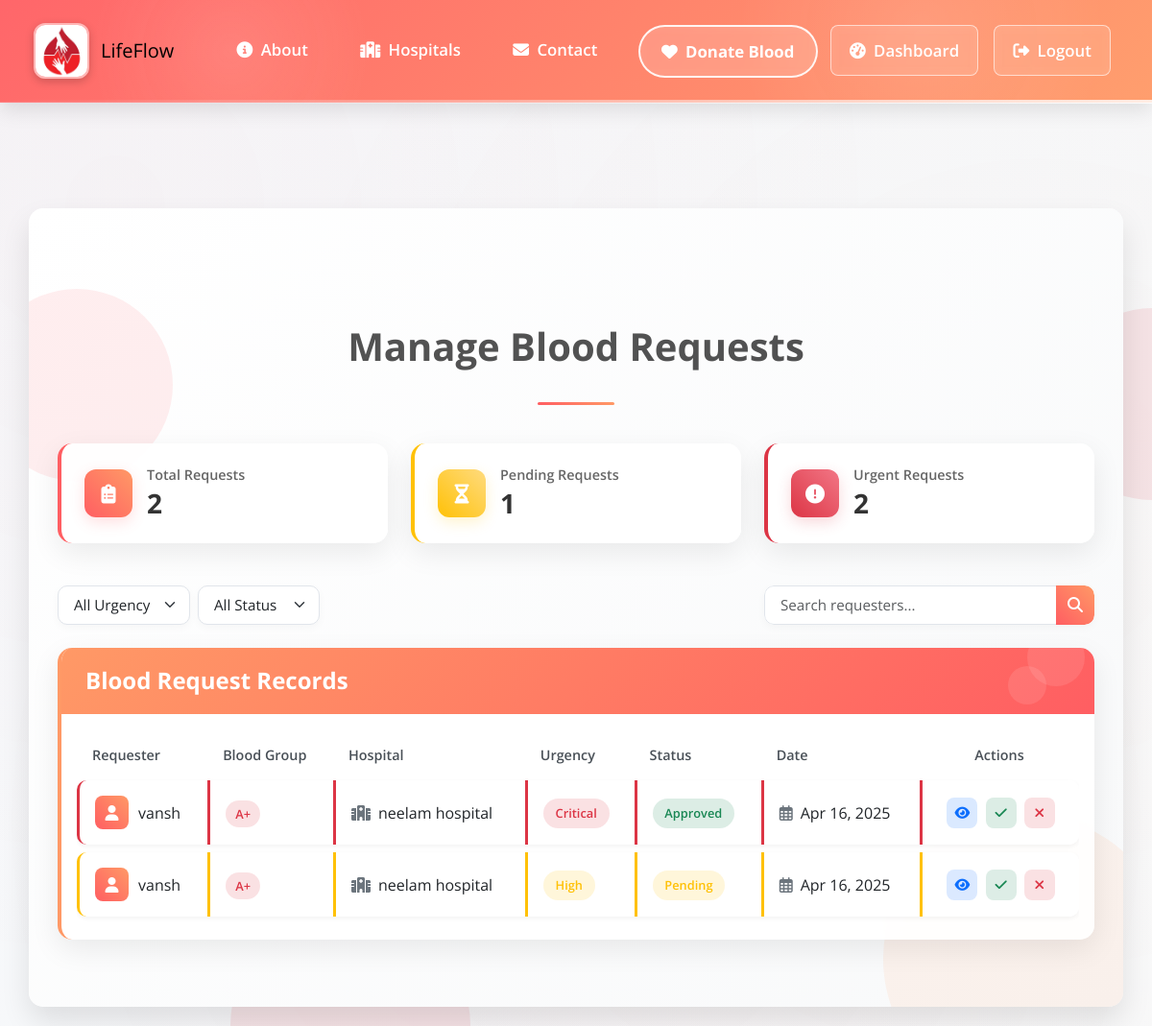
The app's page /admin-requests/ (signed in) with its own data.
### core/models.py (models this page shows, shortened)
class BloodRequest(models.Model):
    URGENCY_CHOICES = [
        ('low', 'Low'),
        ('medium', 'Medium'),
        ('high', 'High'),
        ('critical', 'Critical'),
    ]
    STATUS_CHOICES = [
        ('pending', 'Pending'),
        ('approved', 'Approved'),
        ('rejected', 'Rejected'),
    ]
    user = models.ForeignKey(
        settings.AUTH_USER_MODEL,
        on_delete=models.CASCADE,
        default=get_default_user
    )
    blood_group = models.CharField(max_length=3, choices=BLOOD_GROUP_CHOICES)
    hospital_name = models.CharField(max_length=100, default='')
    hospital_address = models.TextField(default='')
    contact_name = models.CharField(max_length=100, default='')
    contact_number = models.CharField(max_length=15, default='')
    urgency = models.CharField(max_length=8, choices=URGENCY_CHOICES, default='medium')
    status = models.CharField(max_length=8, choices=STATUS_CHOICES, default='pending')
    created_at = models.DateTimeField(auto_now_add=True)
    additional_notes = models.TextField(blank=True, default='')
    requester_notified = models.BooleanField(default=False)
    class Meta:
        ordering = ['-created_at']

### core/views.py (the view)
# urls.py: path('admin-requests/', views.admin_requests, name='admin_requests'),
@user_passes_test(is_superuser)
def admin_requests(request):
    requests = BloodRequest.objects.all().order_by('-created_at')
    context = {
        'requests': requests,
        'total_requests': requests.count(),
        'pending_requests': requests.filter(status='pending').count(),
        'urgent_requests': requests.filter(urgency__in=['high', 'critical']).count()
    }
    return render(request, 'admin_requests.html', context)

### core/views.py (called while the page is built)
def is_superuser(user):
    return user.is_superuser

### core/templates/admin_requests.html (shortened to what this page needs)
{% extends 'base.html' %}
{% load static %}
{% block content %}
<div class="admin-requests-container" style="padding: 120px 30px 40px; background: linear-gradient(135deg, #ffffff 0%, #f8f9fa 100%); position: relative; overflow: hidden; margin: 20px 30px; border-radius: 15px; box-shadow: 0 15px 30px rgba(0, 0, 0, 0.1);">
    <div style="position: absolute; background-color: rgba(255,94,98,0.1); border-radius: 50%; width: 200px; height: 200px; top: 10%; left: -50px; z-index: 0;"></div>
    <div class="title-wrapper text-center" style="margin-bottom: 40px; position: relative; z-index: 1;">
        <h2 class="section-title" style="font-size: 2.5rem; color: #000000; position: relative; display: inline-block; margin-bottom: 1.5rem; padding-bottom: 0.8rem; text-transform: capitalize; font-weight: 700;">
            <span style="color: #000000ad;">Manage Blood Requests</span>
        </h2>
        <div style="position: absolute; bottom: 0; left: 50%; transform: translateX(-50%); width: 80px; height: 3px; background: linear-gradient(to right, #ff5e62, #ff9966); border-radius: 3px;"></div>
    </div>
    <div class="row mb-4">
        <div class="col-md-4">
            <div class="card" style="border: none; border-radius: 15px; overflow: hidden; box-shadow: 0 10px 30px rgba(0, 0, 0, 0.08); border-left: 4px solid #ff5e62; margin-bottom: 20px;">
                <div class="card-body d-flex align-items-center" style="padding: 1.5rem;">
                    <div style="width: 50px; height: 50px; min-width: 50px; background: linear-gradient(45deg, #ff5e62, #ff9966); color: white; border-radius: 12px; display: flex; align-items: center; justify-content: center; margin-right: 15px; box-shadow: 0 5px 15px rgba(255, 94, 98, 0.2);">
                        <i class="fas fa-clipboard-list fa-lg"></i>
                    </div>
                    <div>
                        <h6 style="margin: 0 0 5px; font-weight: 600; color: #666; font-size: 0.9rem;">Total Requests</h6>
                        <h3 style="margin: 0; font-weight: 700; color: #333;">{{ total_requests }}</h3>
                    </div>
                </div>
            </div>
        </div>
        <div class="col-md-4">
            <div class="card" style="border: none; border-radius: 15px; overflow: hidden; box-shadow: 0 10px 30px rgba(0, 0, 0, 0.08); border-left: 4px solid #ffc107; margin-bottom: 20px;">
                <div class="card-body d-flex align-items-center" style="padding: 1.5rem;">
                    <div style="width: 50px; height: 50px; min-width: 50px; background: linear-gradient(45deg, #ffc107, #ffdb7e); color: white; border-radius: 12px; display: flex; align-items: center; justify-content: center; margin-right: 15px; box-shadow: 0 5px 15px rgba(255, 193, 7, 0.2);">
                        <i class="fas fa-hourglass-half fa-lg"></i>
                    </div>
                    <div>
                        <h6 style="margin: 0 0 5px; font-weight: 600; color: #666; font-size: 0.9rem;">Pending Requests</h6>
                        <h3 style="margin: 0; font-weight: 700; color: #333;">{{ pending_requests }}</h3>
                    </div>
                </div>
            </div>
        </div>
        <div class="col-md-4">
            <div class="card" style="border: none; border-radius: 15px; overflow: hidden; box-shadow: 0 10px 30px rgba(0, 0, 0, 0.08); border-left: 4px solid #dc3545; margin-bottom: 20px;">
                <div class="card-body d-flex align-items-center" style="padding: 1.5rem;">
                    <div style="width: 50px; height: 50px; min-width: 50px; background: linear-gradient(45deg, #dc3545, #f27685); color: white; border-radius: 12px; display: flex; align-items: center; justify-content: center; margin-right: 15px; box-shadow: 0 5px 15px rgba(220, 53, 69, 0.2);">
                        <i class="fas fa-exclamation-circle fa-lg"></i>
                    </div>
                    <div>
                        <h6 style="margin: 0 0 5px; font-weight: 600; color: #666; font-size: 0.9rem;">Urgent Requests</h6>
                        <h3 style="margin: 0; font-weight: 700; color: #333;">{{ urgent_requests }}</h3>
                    </div>
                </div>
            </div>
        </div>
    </div>
    <div class="row mb-4">
        <div class="col-md-8">
            <div class="d-flex">
                <select id="urgencyFilter" class="form-select me-2" style="width: auto; border-radius: 10px; padding: 0.5rem 1rem; border: 1px solid #e1e5eb; font-size: 0.95rem; transition: all 0.3s; box-shadow: 0 3px 10px rgba(0,0,0,0.03); padding-right: 2.5rem;">
                    <option value="all">All Urgency</option>
                </select>
                <select id="statusFilter" class="form-select" style="width: auto; border-radius: 10px; padding: 0.5rem 1rem; border: 1px solid #e1e5eb; font-size: 0.95rem; transition: all 0.3s; box-shadow: 0 3px 10px rgba(0,0,0,0.03); padding-right: 2.5rem;">
                    <option value="all">All Status</option>
                </select>
            </div>
        </div>
        <div class="col-md-4 text-end">
            <div class="input-group" style="border-radius: 10px; overflow: hidden; box-shadow: 0 3px 10px rgba(0,0,0,0.03);">
                <input type="text" id="searchInput" class="form-control" placeholder="Search requesters..." style="border-radius: 10px 0 0 10px; border: 1px solid #e1e5eb; padding: 0.5rem 1rem; font-size: 0.95rem;">
                <button class="btn" style="background: linear-gradient(45deg, #ff5e62, #ff9966); color: white; border-radius: 0 10px 10px 0; border: none;">
                    <i class="fas fa-search"></i>
                </button>
            </div>
        </div>
    </div>
    <div class="card" style="border: none; border-radius: 15px; overflow: hidden; box-shadow: 0 10px 30px rgba(0, 0, 0, 0.08); border-left: 4px solid #ff9966; margin-bottom: 30px;">
        <div class="card-header" style="background: linear-gradient(135deg, #ff9966 0%, #ff5e62 100%); color: white; border: none; padding: 20px 25px; position: relative; overflow: hidden;">
            <div style="position: absolute; background-color: rgba(255,255,255,0.1); border-radius: 50%; width: 60px; height: 60px; top: -20px; right: 10px;"></div>
            <div style="position: absolute; background-color: rgba(255,255,255,0.1); border-radius: 50%; width: 40px; height: 40px; bottom: 10px; right: 50px;"></div>
            <h4 class="mb-0" style="position: relative; z-index: 1; font-weight: 700;">Blood Request Records</h4>
        </div>
        <div class="card-body">
            <div class="table-responsive">
                <table class="table" style="border-collapse: separate; border-spacing: 0 0.5rem; margin-bottom: 0;">
                    <thead>
                        <tr>
                            <th style="background: transparent; border: none; color: #495057; font-weight: 600; padding: 0.5rem 1rem; font-size: 0.9rem;">Requester</th>
                            <th style="background: transparent; border: none; color: #495057; font-weight: 600; padding: 0.5rem 1rem; font-size: 0.9rem;">Blood Group</th>
                            <th style="background: transparent; border: none; color: #495057; font-weight: 600; padding: 0.5rem 1rem; font-size: 0.9rem;">Hospital</th>
                            <th style="background: transparent; border: none; color: #495057; font-weight: 600; padding: 0.5rem 1rem; font-size: 0.9rem;">Urgency</th>
                            <th style="background: transparent; border: none; color: #495057; font-weight: 600; padding: 0.5rem 1rem; font-size: 0.9rem;">Status</th>
                            <th style="background: transparent; border: none; color: #495057; font-weight: 600; padding: 0.5rem 1rem; font-size: 0.9rem;">Date</th>
                            <th style="background: transparent; border: none; color: #495057; font-weight: 600; padding: 0.5rem 1rem; font-size: 0.9rem; text-align: center;">Actions</th>
                        </tr>
                    </thead>
                    <tbody>
                        {% for request in requests %}
                        <tr style="box-shadow: 0 2px 5px rgba(0, 0, 0, 0.05); border-radius: 10px;" class="{% if request.urgency == 'critical' %}priority-critical{% elif request.urgency == 'high' %}priority-high{% endif %}">
                            <td style="background: white; border: none; padding: 1rem; border-top-left-radius: 10px; border-bottom-left-radius: 10px; vertical-align: middle;">
                                <div class="d-flex align-items-center">
                                    <div style="width: 35px; height: 35px; background: linear-gradient(45deg, #ff5e62, #ff9966); color: white; border-radius: 8px; display: flex; align-items: center; justify-content: center; margin-right: 10px;">
                                        <i class="fas fa-user"></i>
                                    </div>
                                    {{ request.contact_name }}
                                </div>
                            </td>
                            <td style="background: white; border: none; padding: 1rem; vertical-align: middle;">
                                <span style="background-color: rgba(220, 53, 69, 0.15); color: #dc3545; padding: 0.4em 0.8em; border-radius: 30px; font-size: 0.8rem; font-weight: 600;">
                                    {{ request.blood_group }}
                                </span>
                            </td>
                            <td style="background: white; border: none; padding: 1rem; vertical-align: middle;">
                                <div style="display: flex; align-items: center;">
                                    <i class="fas fa-hospital me-2" style="color: #6c757d;"></i>
                                    {{ request.hospital_name }}
                                </div>
                            </td>
                            <td style="background: white; border: none; padding: 1rem; vertical-align: middle;">
                                <span
                                    class="urgency-badge {% if request.urgency == 'critical' %}urgency-critical{% elif request.urgency == 'high' %}urgency-high{% elif request.urgency == 'medium' %}urgency-medium{% else %}urgency-low{% endif %}"
                                    style="padding: 0.5em 1em; font-size: 0.8rem; border-radius: 30px; font-weight: 600;">
                                    {{ request.urgency|title }}
                                </span>
                            </td>
                            <td style="background: white; border: none; padding: 1rem; vertical-align: middle;">
                                <span
                                    class="status-badge {% if request.status == 'pending' %}status-pending{% elif request.status == 'approved' %}status-approved{% else %}status-rejected{% endif %}"
                                    style="padding: 0.5em 1em; font-size: 0.8rem; border-radius: 30px; font-weight: 600;">
                                    {{ request.status|title }}
                                </span>
                            </td>
                            <td style="background: white; border: none; padding: 1rem; vertical-align: middle;">
                                <div style="display: flex; align-items: center;">
                                    <i class="far fa-calendar-alt me-2" style="color: #6c757d;"></i>
                                    {{ request.created_at|date:"M d, Y" }}
                                </div>
                            </td>
                            <td style="background: white; border: none; padding: 1rem; border-top-right-radius: 10px; border-bottom-right-radius: 10px; text-align: center; vertical-align: middle;">
                                <button class="btn btn-sm" data-bs-toggle="modal" data-bs-target="#detailsModal{{ request.id }}" style="background-color: rgba(13, 110, 253, 0.15); color: #0d6efd; border-radius: 8px; margin: 0 2px; border: none; width: 32px; height: 32px; padding: 0; display: inline-flex; align-items: center; justify-content: center;">
                                    <i class="fas fa-eye"></i>
                                </button>
                                <button class="btn btn-sm" onclick="updateRequestStatus('{{ request.id }}', 'approved')" style="background-color: rgba(25, 135, 84, 0.15); color: #198754; border-radius: 8px; margin: 0 2px; border: none; width: 32px; height: 32px; padding: 0; display: inline-flex; align-items: center; justify-content: center;">
                                    <i class="fas fa-check"></i>
                                </button>
                                <button class="btn btn-sm" onclick="updateRequestStatus('{{ request.id }}', 'rejected')" style="background-color: rgba(220, 53, 69, 0.15); color: #dc3545; border-radius: 8px; margin: 0 2px; border: none; width: 32px; height: 32px; padding: 0; display: inline-flex; align-items: center; justify-content: center;">
                                    <i class="fas fa-times"></i>
                                </button>
                            </td>
                        </tr>
                        {% endfor %}
                    </tbody>
                </table>
            </div>
        </div>
    </div>
</div>
{% endblock %}

### core/templates/base.html (style rules this page uses)
body { font-family: 'Open Sans', sans-serif; scroll-behavior: smooth; margin: 0; padding: 0; background: linear-gradient(135deg, #f5f7fa 0%, #f8f9fa 100%); background-attachment: fixed; position: relative; }
body::before { content: ''; position: fixed; top: 0; left: 0; width: 100%; height: 100%; pointer-events: none; background: radial-gradient(circle at 10% 20%, rgba(255, 94, 98, 0.03) 0%, transparent 60%), radial-gradient(circle at 90% 50%, rgba(255, 153, 102, 0.03) 0%, transparent 70%), radial-gradient(circle at 50% 80%, rgba(220, 53, 69, 0.03) 0%, transparent 60%); z-index: -1; }
.card { border: none; border-radius: 10px; box-shadow: 0 10px 20px rgba(0, 0, 0, 0.05); transition: all 0.3s ease; overflow: hidden; background-color: rgba(255, 255, 255, 0.9); backdrop-filter: blur(10px); }

### core/templates/admin_requests.html (style rules this page uses)
.priority-critical td { border-left: 3px solid #dc3545 !important; }
.priority-high td { border-left: 3px solid #ffc107 !important; }
.urgency-badge.urgency-critical { background-color: rgba(220, 53, 69, 0.15); color: #dc3545; }
.urgency-badge.urgency-high { background-color: rgba(255, 193, 7, 0.15); color: #ffc107; }
.status-badge.status-pending { background-color: rgba(255, 193, 7, 0.15); color: #ffc107; }
.status-badge.status-approved { background-color: rgba(25, 135, 84, 0.15); color: #198754; }

### records on screen
BloodRequest: contact_name "vansh", blood_group "A+", hospital_name "neelam hospital", urgency "Critical", status "Approved", created_at "Apr 16, 2025"
BloodRequest: contact_name "vansh", blood_group "A+", hospital_name "neelam hospital", urgency "High", status "Pending", created_at "Apr 16, 2025"

### other values on screen
{{ total_requests }} "2"
{{ pending_requests }} "1"
{{ urgent_requests }} "2"
